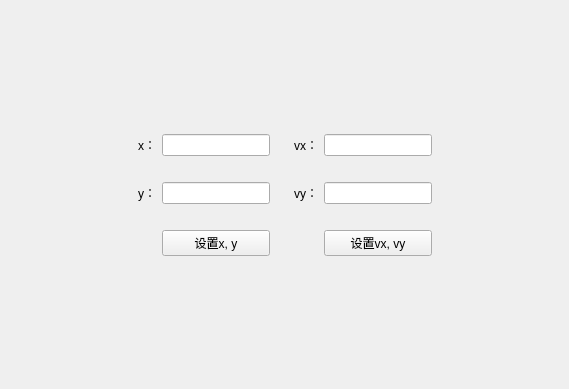
<?xml version="1.0" encoding="UTF-8"?>
<ui version="4.0">
 <class>FormCanShu</class>
 <widget class="QWidget" name="FormCanShu">
  <property name="geometry">
   <rect>
    <x>0</x>
    <y>0</y>
    <width>569</width>
    <height>389</height>
   </rect>
  </property>
  <property name="windowTitle">
   <string>Form</string>
  </property>
  <layout class="QHBoxLayout" name="horizontalLayout">
   <item>
    <spacer name="horizontalSpacer">
     <property name="orientation">
      <enum>Qt::Horizontal</enum>
     </property>
     <property name="sizeHint" stdset="0">
      <size>
       <width>40</width>
       <height>20</height>
      </size>
     </property>
    </spacer>
   </item>
   <item>
    <widget class="QWidget" name="widget" native="true">
     <layout class="QGridLayout" name="gridLayout">
      <item row="1" column="0">
       <widget class="QLabel" name="label">
        <property name="text">
         <string>x：</string>
        </property>
       </widget>
      </item>
      <item row="3" column="1">
       <widget class="QLineEdit" name="lineEdit_y"/>
      </item>
      <item row="3" column="0">
       <widget class="QLabel" name="label_2">
        <property name="text">
         <string>y：</string>
        </property>
       </widget>
      </item>
      <item row="4" column="1">
       <spacer name="verticalSpacer_2">
        <property name="orientation">
         <enum>Qt::Vertical</enum>
        </property>
        <property name="sizeType">
         <enum>QSizePolicy::Fixed</enum>
        </property>
        <property name="sizeHint" stdset="0">
         <size>
          <width>20</width>
          <height>20</height>
         </size>
        </property>
       </spacer>
      </item>
      <item row="1" column="1">
       <widget class="QLineEdit" name="lineEdit_x"/>
      </item>
      <item row="2" column="1">
       <spacer name="verticalSpacer">
        <property name="orientation">
         <enum>Qt::Vertical</enum>
        </property>
        <property name="sizeType">
         <enum>QSizePolicy::Fixed</enum>
        </property>
        <property name="sizeHint" stdset="0">
         <size>
          <width>20</width>
          <height>20</height>
         </size>
        </property>
       </spacer>
      </item>
      <item row="5" column="1">
       <widget class="QPushButton" name="pushButton_xy">
        <property name="text">
         <string>设置x, y</string>
        </property>
       </widget>
      </item>
      <item row="0" column="1">
       <spacer name="verticalSpacer_5">
        <property name="orientation">
         <enum>Qt::Vertical</enum>
        </property>
        <property name="sizeHint" stdset="0">
         <size>
          <width>20</width>
          <height>40</height>
         </size>
        </property>
       </spacer>
      </item>
      <item row="6" column="1">
       <spacer name="verticalSpacer_7">
        <property name="orientation">
         <enum>Qt::Vertical</enum>
        </property>
        <property name="sizeHint" stdset="0">
         <size>
          <width>20</width>
          <height>40</height>
         </size>
        </property>
       </spacer>
      </item>
     </layout>
    </widget>
   </item>
   <item>
    <widget class="QWidget" name="widget_2" native="true">
     <layout class="QGridLayout" name="gridLayout_2">
      <item row="2" column="1">
       <spacer name="verticalSpacer_3">
        <property name="orientation">
         <enum>Qt::Vertical</enum>
        </property>
        <property name="sizeType">
         <enum>QSizePolicy::Fixed</enum>
        </property>
        <property name="sizeHint" stdset="0">
         <size>
          <width>20</width>
          <height>20</height>
         </size>
        </property>
       </spacer>
      </item>
      <item row="1" column="0">
       <widget class="QLabel" name="label_3">
        <property name="text">
         <string>vx：</string>
        </property>
       </widget>
      </item>
      <item row="1" column="1">
       <widget class="QLineEdit" name="lineEdit_vx"/>
      </item>
      <item row="3" column="0">
       <widget class="QLabel" name="label_4">
        <property name="text">
         <string>vy：</string>
        </property>
       </widget>
      </item>
      <item row="3" column="1">
       <widget class="QLineEdit" name="lineEdit_vy"/>
      </item>
      <item row="0" column="1">
       <spacer name="verticalSpacer_6">
        <property name="orientation">
         <enum>Qt::Vertical</enum>
        </property>
        <property name="sizeHint" stdset="0">
         <size>
          <width>20</width>
          <height>40</height>
         </size>
        </property>
       </spacer>
      </item>
      <item row="5" column="1">
       <widget class="QPushButton" name="pushButton_vxvy">
        <property name="text">
         <string>设置vx, vy</string>
        </property>
       </widget>
      </item>
      <item row="4" column="1">
       <spacer name="verticalSpacer_4">
        <property name="orientation">
         <enum>Qt::Vertical</enum>
        </property>
        <property name="sizeType">
         <enum>QSizePolicy::Fixed</enum>
        </property>
        <property name="sizeHint" stdset="0">
         <size>
          <width>20</width>
          <height>20</height>
         </size>
        </property>
       </spacer>
      </item>
      <item row="6" column="1">
       <spacer name="verticalSpacer_8">
        <property name="orientation">
         <enum>Qt::Vertical</enum>
        </property>
        <property name="sizeHint" stdset="0">
         <size>
          <width>20</width>
          <height>40</height>
         </size>
        </property>
       </spacer>
      </item>
     </layout>
    </widget>
   </item>
   <item>
    <spacer name="horizontalSpacer_2">
     <property name="orientation">
      <enum>Qt::Horizontal</enum>
     </property>
     <property name="sizeHint" stdset="0">
      <size>
       <width>40</width>
       <height>20</height>
      </size>
     </property>
    </spacer>
   </item>
  </layout>
 </widget>
 <resources/>
 <connections/>
</ui>
